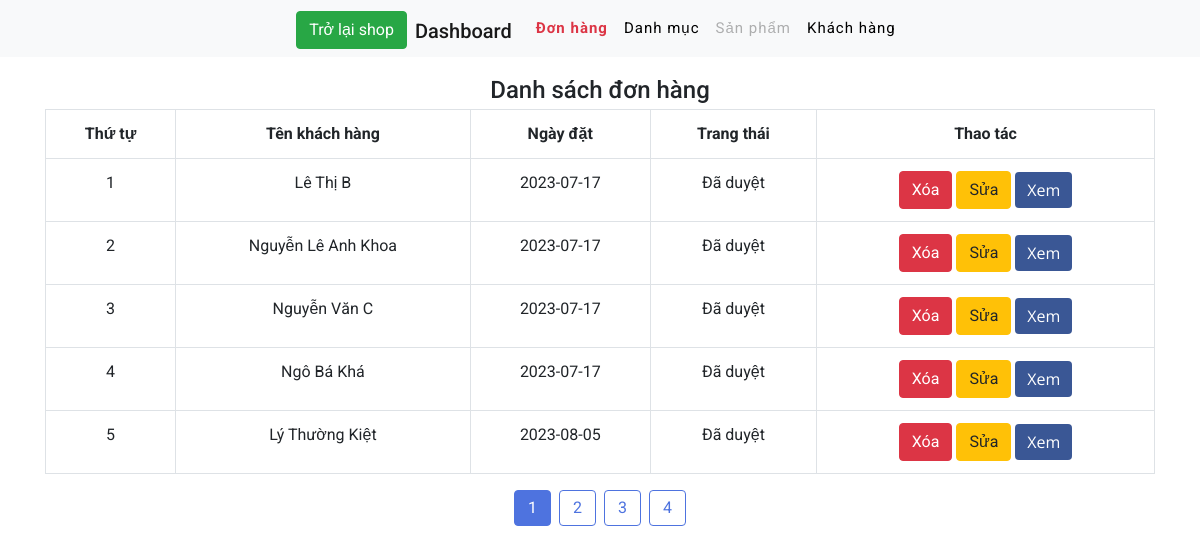
Screenshot of /backend/donhang.php with the database file from the repository.
### tables this page shows
CREATE TABLE `donhang` (
  `order_id` int(11) NOT NULL,
  `product_id` int(11) NOT NULL,
  `customer_id` int(11) NOT NULL,
  `mahang` int(11) NOT NULL,
  `soluong` int(11) NOT NULL,
  `tongDoanhThu` int(11) NOT NULL,
  `trangThai` tinyint(4) NOT NULL,
  `ngayDatHang` date NOT NULL
);

CREATE TABLE `customer` (
  `customer_id` INT(11) NOT NULL ,
  `customer_name` VARCHAR(100) NOT NULL,
  `user_code` VARCHAR(10) NOT NULL,
  `customer_phone` VARCHAR(50) NOT NULL,
  `customer_address` VARCHAR(200) NOT NULL,
  `customer_email` VARCHAR(150) NOT NULL,
  `payments` INT(11) NOT NULL,
  `customer_note` TEXT NOT NULL,
  `user_id` INT
  
);

### backend/donhang.php (the view, shortened to what this page needs)
<?php
include('../db/connect.php');
?>
<!DOCTYPE html>
<html lang="en">
<head>
    <link href="../css/bootstrap.css" rel="stylesheet" type="text/css" media="all" />
    <link rel="stylesheet" href="/css/style.css">
</head>
<body>
    <div class="d-flex justify-content-center align-content-center bg-light fixed-top">
        <nav class="navbar navbar-expand-lg navbar-light">
            <div class="container-fluid">
                <h2>
                    <a href="../index.php" class="btn btn-success btn-rounded mr-2">
                        Trở lại shop
                    </a>
                </h2>
                <h2><a class="navbar-brand" href="#">Dashboard</a></h2>
                <div class="collapse navbar-collapse" id="navbarSupportedContent">
                    <ul class="navbar-nav me-auto mb-2 mb-lg-0">
                        <li class="nav-item">
                            <a class="nav-link  text-danger font-weight-bold" aria-current="page" href="donhang.php">Đơn hàng</a>
                        </li>
                        <li class="nav-item">
                            <a class="nav-link" href="xulydanhmuc.php?quanli=danhmuc">Danh mục</a>
                        </li>
                        <li class="nav-item">
                            <a class="nav-link disabled" href="xulysanpham.php">Sản phẩm</a>
                        </li>
                        <li class="nav-item">
                            <a class="nav-link" href="customer.php">Khách hàng</a>
                        </li>
                    </ul>
                </div>
            </div>
        </nav>
    </div><br>
    <div class="container mt-5">
        <div class="row">
            <?php
            if (isset($_GET['quanli']) == 'xemdonhang') {
                $makhachhang = $_GET['makh'];
                $sql_chitiet = mysqli_query($mysqli, "SELECT * FROM donhang, product ,customer
                WHERE donhang.product_id = product.product_id AND customer.customer_id = donhang.customer_id
                AND  donhang.customer_id='$makhachhang'");
            ?>
                <div class="col-md-12">
                    <div class="d-flex justify-content-center align-items-center">
                        <a href="?donhang.php" class="mr-auto">Trở lại</a>
                        <h4 class="py-1 mr-auto">Chi tiết đơn hàng</h4>
                    </div>
                    <table class="table table-bordered">
                        <tr class="text-center">
                            <th>Thứ tự</th>
                            <th>Tên khách hàng</th>
                            <th>Tên sản phẩm</th>
                            <th>Số lượng</th>
                            <th>Giá</th>
                            <th>Tổng tiền</th>
                            <th>Ngày đặt</th>
                            <th>Ghi chú</th>
                        </tr>
                        <?php
                        $i = 0;
                        while ($row_chitiet = mysqli_fetch_array($sql_chitiet)) {
                            $i++;
                        ?>
                            <tr class="text-center">
                                <td><?php echo $i ?></td>
                                <td><?php echo $row_chitiet['customer_name'] ?></td>
                                <td><?php echo $row_chitiet['product_name'] ?></td>
                                <td><?php echo $row_chitiet['soluong'] ?></td>
                                <td><?php echo number_format($row_chitiet['product_discount']) ?></td>
                                <td><?php echo number_format($row_chitiet['soluong'] * $row_chitiet['product_discount']) ?></td>
                                <td><?php echo $row_chitiet['ngayDatHang'] ?></td>
                                <td><?php echo $row_chitiet['customer_note'] ?></td>
                            </tr>
                        <?php
                        }
                        ?>
                    </table>
                </div>
            <?php
            } else {
            ?>
                <div class="col-md-12">
                    <h4 class="py-1 text-center">Danh sách đơn hàng</h4>
                    <table class="table table-bordered">
                        <?php
                        $productsPerPage = 5;
                        if (isset($_GET['page']) && is_numeric($_GET['page'])) {
                            $currentPage = max(1, $_GET['page']);
                        } else {
                            $currentPage = 1;
                        }
                        $begin = ($currentPage - 1) * $productsPerPage;
                        $sql_select_donhang = mysqli_query($mysqli, "SELECT * FROM product, customer, donhang
                        WHERE donhang.product_id = product.product_id AND donhang.customer_id = customer.customer_id  GROUP BY donhang.mahang
                        ORDER BY donhang.order_id LIMIT $begin, $productsPerPage");
                        ?>
                        <tr class="text-center">
                            <th>Thứ tự</th>
                            <th>Tên khách hàng</th>
                            <th>Ngày đặt</th>
                            <th>Trang thái</th>
                            <th>Thao tác</th>
                        </tr>
                        <?php
                        $i = 0;
                        while ($row_donhang = mysqli_fetch_array($sql_select_donhang)) {
                            $i++;
                            $orderNumber = $begin + $i;
                        ?>
                            <tr class="text-center">
                                <td><?php echo $orderNumber ?></td>
                                <td><?php echo $row_donhang['customer_name'] ?></td>
                                <td><?php echo $row_donhang['ngayDatHang'] ?></td>
                                <td>Đã duyệt</td>
                                <td>
                                    <a href="?xoadonhang=<?php echo $row_donhang['customer_id'] ?>" class="btn btn-danger">Xóa</a>
                                    <a href="?suadonhang" class="btn btn-warning">Sửa</a>
                                    <a href="?quanli=xemdonhang&makh=<?php echo $row_donhang['customer_id'] ?>" class="btn btn-primary">Xem</a>
                                </td>
                            </tr>
                        <?php
                        }
                        ?>
                    </table>
                    <?php
                    $sql_page = mysqli_query($mysqli, "SELECT * FROM product, customer, donhang
                    WHERE donhang.product_id = product.product_id AND donhang.customer_id = customer.customer_id  GROUP BY donhang.mahang
                    ORDER BY donhang.order_id");
                    $count_row_page = mysqli_num_rows($sql_page);
                    $page = ceil($count_row_page / 5);
                    ?>
                    <div class="paging d-flex justify-content-center">
                        <?php
                        for ($i = 1; $i <= $page; $i++) {
                        ?>
                            <a <?php if ($i == $currentPage) echo 'style="background-color: #4e73df; border-color: #4e73df; color:white;"' ?> href="donhang.php?page=<?php echo $i ?>"><?php echo $i ?></a>
                        <?php
                        }
                        ?>
                    </div>
                </div>
            <?php
            }
            ?>
        </div>
    </div>
</body>
</html>

### css/style.css (style rules this page uses)
html, :root { --primary-color: #008848; }
body { margin: 0; font-size: 100%; background: #fff; font-family: 'Roboto', sans-serif; }
body a { text-decoration: none; transition: 0.5s all; -webkit-transition: 0.5s all; -moz-transition: 0.5s all; -o-transition: 0.5s all; -ms-transition: 0.5s all; }
a { transition: 0.5s all; -webkit-transition: 0.5s all; -moz-transition: 0.5s all; -o-transition: 0.5s all; -ms-transition: 0.5s all; }
h1, h2, h3, h4, h5, h6 { margin: 0; font-family: 'Roboto', sans-serif; }
ul { margin: 0; padding: 0; }
.navbar-light .navbar-nav .nav-link { letter-spacing: 1px; font-size: 15px; color: #000; }
.btn { display: inline-block; }
a.btn.btn-primary { background-color: #3a5795; font-family: 'Open Sans', sans-serif; color: #fff; border: none; }

### backend/donhang.php (style rules this page uses)
.paging a { border: 1px solid #4e73df; padding: 5px 13px; list-style: none; background: #fff; margin: 0 4px; border-radius: 4px; color: #4e73df; text-decoration: none; }

### rows the page displays
donhang: orderNumber "1", customer.customer_name "Lê Thị B", ngayDatHang "2023-07-17"
donhang: orderNumber "2", customer.customer_name "Nguyễn Lê Anh Khoa", ngayDatHang "2023-07-17"
donhang: orderNumber "3", customer.customer_name "Nguyễn Văn C", ngayDatHang "2023-07-17"
donhang: orderNumber "4", customer.customer_name "Ngô Bá Khá", ngayDatHang "2023-07-17"
donhang: orderNumber "5", customer.customer_name "Lý Thường Kiệt", ngayDatHang "2023-08-05"
